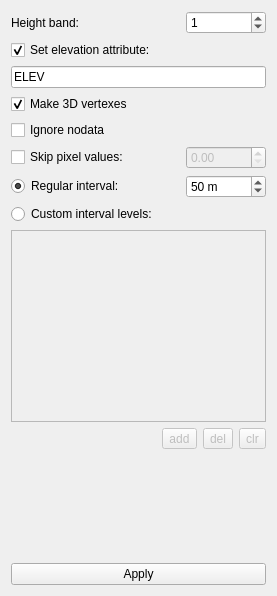
<?xml version="1.0" encoding="UTF-8"?>
<ui version="4.0">
 <class>ContourWidget</class>
 <widget class="QWidget" name="ContourWidget">
  <property name="geometry">
   <rect>
    <x>0</x>
    <y>0</y>
    <width>277</width>
    <height>596</height>
   </rect>
  </property>
  <property name="windowTitle">
   <string>Form</string>
  </property>
  <layout class="QVBoxLayout" name="verticalLayout">
   <item>
    <layout class="QHBoxLayout" name="horizontalLayout">
     <item>
      <widget class="QLabel" name="label">
       <property name="text">
        <string>Height band:</string>
       </property>
      </widget>
     </item>
     <item>
      <widget class="QSpinBox" name="bandSpinBox">
       <property name="minimumSize">
        <size>
         <width>80</width>
         <height>0</height>
        </size>
       </property>
       <property name="maximumSize">
        <size>
         <width>80</width>
         <height>16777215</height>
        </size>
       </property>
       <property name="maximum">
        <number>10</number>
       </property>
       <property name="value">
        <number>1</number>
       </property>
      </widget>
     </item>
    </layout>
   </item>
   <item>
    <widget class="QCheckBox" name="elevCheckBox">
     <property name="text">
      <string>Set elevation attribute:</string>
     </property>
     <property name="checked">
      <bool>true</bool>
     </property>
    </widget>
   </item>
   <item>
    <widget class="QLineEdit" name="elevLineEdit">
     <property name="enabled">
      <bool>true</bool>
     </property>
     <property name="text">
      <string>ELEV</string>
     </property>
    </widget>
   </item>
   <item>
    <widget class="QCheckBox" name="treeDCheckBox">
     <property name="text">
      <string>Make 3D vertexes</string>
     </property>
     <property name="checked">
      <bool>true</bool>
     </property>
    </widget>
   </item>
   <item>
    <widget class="QCheckBox" name="ignoreNodataCheckBox">
     <property name="text">
      <string>Ignore nodata</string>
     </property>
    </widget>
   </item>
   <item>
    <layout class="QHBoxLayout" name="horizontalLayout_2">
     <item>
      <widget class="QCheckBox" name="skipCheckBox">
       <property name="text">
        <string>Skip pixel values:</string>
       </property>
      </widget>
     </item>
     <item>
      <widget class="QDoubleSpinBox" name="skipSpinBox">
       <property name="enabled">
        <bool>false</bool>
       </property>
       <property name="minimumSize">
        <size>
         <width>80</width>
         <height>0</height>
        </size>
       </property>
       <property name="maximumSize">
        <size>
         <width>80</width>
         <height>16777215</height>
        </size>
       </property>
      </widget>
     </item>
    </layout>
   </item>
   <item>
    <layout class="QHBoxLayout" name="horizontalLayout_3">
     <item>
      <widget class="QRadioButton" name="regularRadioButton">
       <property name="text">
        <string>Regular interval: </string>
       </property>
       <property name="checked">
        <bool>true</bool>
       </property>
      </widget>
     </item>
     <item>
      <widget class="QSpinBox" name="regularIntervalSpinBox">
       <property name="enabled">
        <bool>true</bool>
       </property>
       <property name="minimumSize">
        <size>
         <width>80</width>
         <height>0</height>
        </size>
       </property>
       <property name="maximumSize">
        <size>
         <width>80</width>
         <height>16777215</height>
        </size>
       </property>
       <property name="suffix">
        <string> m</string>
       </property>
       <property name="minimum">
        <number>1</number>
       </property>
       <property name="maximum">
        <number>1000</number>
       </property>
       <property name="value">
        <number>50</number>
       </property>
      </widget>
     </item>
    </layout>
   </item>
   <item>
    <widget class="QRadioButton" name="customRadioButton">
     <property name="text">
      <string>Custom interval levels:</string>
     </property>
    </widget>
   </item>
   <item>
    <widget class="QListView" name="levelsListView">
     <property name="enabled">
      <bool>false</bool>
     </property>
     <property name="minimumSize">
      <size>
       <width>0</width>
       <height>100</height>
      </size>
     </property>
    </widget>
   </item>
   <item>
    <layout class="QHBoxLayout" name="horizontalLayout_4">
     <item>
      <spacer name="horizontalSpacer">
       <property name="orientation">
        <enum>Qt::Horizontal</enum>
       </property>
       <property name="sizeHint" stdset="0">
        <size>
         <width>118</width>
         <height>20</height>
        </size>
       </property>
      </spacer>
     </item>
     <item>
      <widget class="QToolButton" name="addLevButton">
       <property name="enabled">
        <bool>false</bool>
       </property>
       <property name="text">
        <string>add</string>
       </property>
      </widget>
     </item>
     <item>
      <widget class="QToolButton" name="delLevButton">
       <property name="enabled">
        <bool>false</bool>
       </property>
       <property name="text">
        <string>del</string>
       </property>
      </widget>
     </item>
     <item>
      <widget class="QToolButton" name="clearLevButton">
       <property name="enabled">
        <bool>false</bool>
       </property>
       <property name="text">
        <string>clr</string>
       </property>
      </widget>
     </item>
    </layout>
   </item>
   <item>
    <spacer name="verticalSpacer">
     <property name="orientation">
      <enum>Qt::Vertical</enum>
     </property>
     <property name="sizeHint" stdset="0">
      <size>
       <width>20</width>
       <height>86</height>
      </size>
     </property>
    </spacer>
   </item>
   <item>
    <widget class="QPushButton" name="applyButton">
     <property name="minimumSize">
      <size>
       <width>0</width>
       <height>0</height>
      </size>
     </property>
     <property name="text">
      <string>Apply</string>
     </property>
     <property name="iconSize">
      <size>
       <width>24</width>
       <height>24</height>
      </size>
     </property>
    </widget>
   </item>
  </layout>
 </widget>
 <resources/>
 <connections>
  <connection>
   <sender>elevCheckBox</sender>
   <signal>toggled(bool)</signal>
   <receiver>elevLineEdit</receiver>
   <slot>setEnabled(bool)</slot>
   <hints>
    <hint type="sourcelabel">
     <x>69</x>
     <y>61</y>
    </hint>
    <hint type="destinationlabel">
     <x>93</x>
     <y>96</y>
    </hint>
   </hints>
  </connection>
  <connection>
   <sender>skipCheckBox</sender>
   <signal>toggled(bool)</signal>
   <receiver>skipSpinBox</receiver>
   <slot>setEnabled(bool)</slot>
   <hints>
    <hint type="sourcelabel">
     <x>110</x>
     <y>174</y>
    </hint>
    <hint type="destinationlabel">
     <x>192</x>
     <y>176</y>
    </hint>
   </hints>
  </connection>
  <connection>
   <sender>regularRadioButton</sender>
   <signal>toggled(bool)</signal>
   <receiver>regularIntervalSpinBox</receiver>
   <slot>setEnabled(bool)</slot>
   <hints>
    <hint type="sourcelabel">
     <x>104</x>
     <y>201</y>
    </hint>
    <hint type="destinationlabel">
     <x>267</x>
     <y>214</y>
    </hint>
   </hints>
  </connection>
  <connection>
   <sender>customRadioButton</sender>
   <signal>toggled(bool)</signal>
   <receiver>addLevButton</receiver>
   <slot>setEnabled(bool)</slot>
   <hints>
    <hint type="sourcelabel">
     <x>147</x>
     <y>236</y>
    </hint>
    <hint type="destinationlabel">
     <x>191</x>
     <y>465</y>
    </hint>
   </hints>
  </connection>
  <connection>
   <sender>customRadioButton</sender>
   <signal>toggled(bool)</signal>
   <receiver>delLevButton</receiver>
   <slot>setEnabled(bool)</slot>
   <hints>
    <hint type="sourcelabel">
     <x>75</x>
     <y>231</y>
    </hint>
    <hint type="destinationlabel">
     <x>231</x>
     <y>465</y>
    </hint>
   </hints>
  </connection>
  <connection>
   <sender>customRadioButton</sender>
   <signal>toggled(bool)</signal>
   <receiver>clearLevButton</receiver>
   <slot>setEnabled(bool)</slot>
   <hints>
    <hint type="sourcelabel">
     <x>36</x>
     <y>227</y>
    </hint>
    <hint type="destinationlabel">
     <x>267</x>
     <y>465</y>
    </hint>
   </hints>
  </connection>
  <connection>
   <sender>customRadioButton</sender>
   <signal>toggled(bool)</signal>
   <receiver>levelsListView</receiver>
   <slot>setEnabled(bool)</slot>
   <hints>
    <hint type="sourcelabel">
     <x>171</x>
     <y>231</y>
    </hint>
    <hint type="destinationlabel">
     <x>214</x>
     <y>252</y>
    </hint>
   </hints>
  </connection>
 </connections>
</ui>
